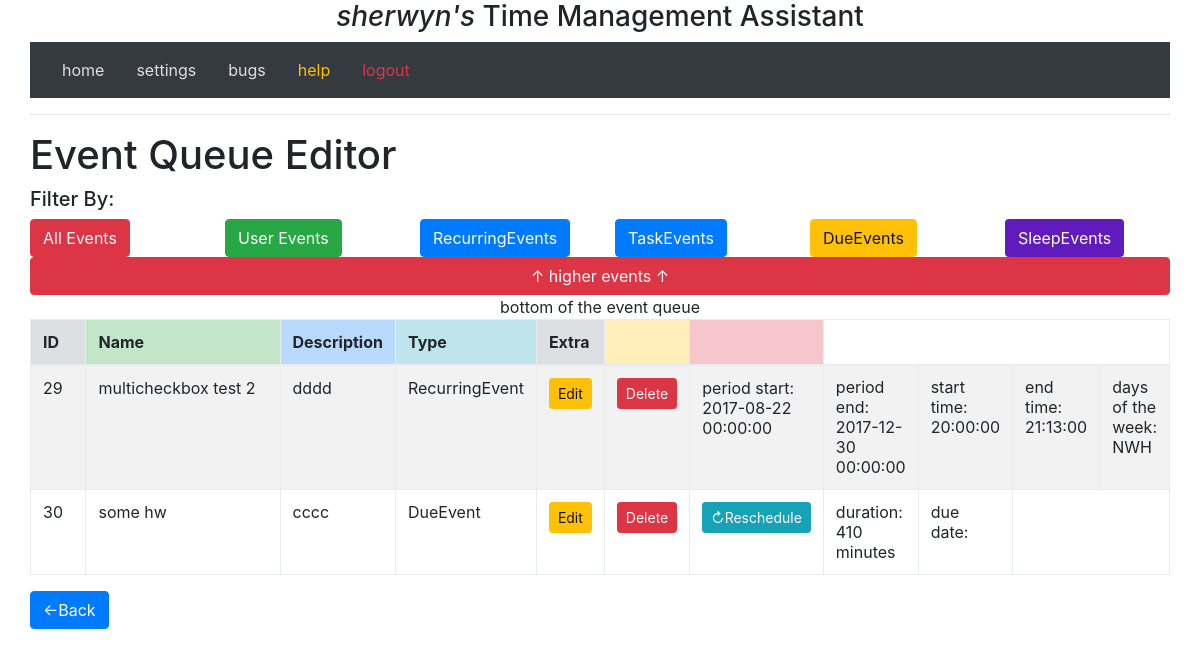
The app's page /edit_queue/2?filt= (signed in), older data.
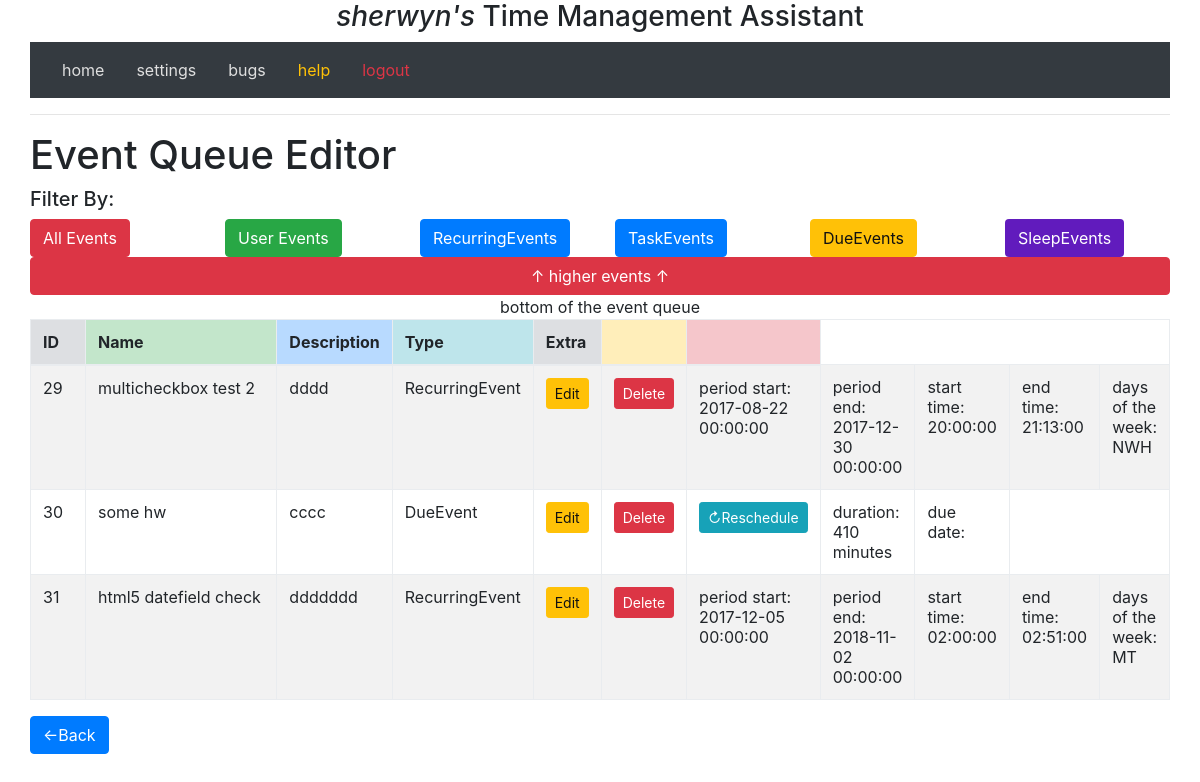
The same page, newer data.
### project/models.py (models this page shows, shortened)
class User(UserMixin, db.Model):
    __tablename__ = 'users'
    id       = db.Column(db.Integer, primary_key=True, unique=True)
    nickname = db.Column(db.String(64), nullable=True, index=True, unique=False)
    email    = db.Column(db.String(256), nullable=False, unique=True)
    phone    = db.Column(db.String(256), nullable=True,index=True, unique=False)
    cellphone_provider = db.Column(db.String(256), nullable=True, index=True, unique=False)
    reminder_frequency = db.Column(db.Time, nullable=True, index=True, unique=False)
    last_reminder = db.Column(db.DateTime, nullable=True, index=True, unique=False)
    events  = db.relationship('UserEvent', backref='author', lazy='dynamic')
    scheduleevents = db.relationship('UserScheduleEvent', backref='author', lazy='dynamic')
    @property
    def is_authenticated(self):
        return True

class UserEvent(db.Model):
    __tablename__ = 'events'
    user_id = db.Column(db.Integer, db.ForeignKey('users.id'))
    id = db.Column(db.Integer, primary_key=True)
    type = db.Column(db.String(128), nullable=True, index=True, unique=False) # Event, RecurringEvent, TaskEvent, etc
    name    = db.Column(db.String(128), nullable=True, index=True, unique=False)
    desc    = db.Column(db.String(1024), nullable=True, index=True, unique=False)
    priority = db.Column(db.Integer, nullable=True, index=True, unique=False)
    start   = db.Column(db.DateTime)
    end     = db.Column(db.DateTime)
    taskEvent_done      = db.Column(db.Boolean)
    taskEvent_duration = db.Column(db.Integer)
    dueEvent_due = db.Column(db.DateTime)
    assignmentEvent_courseid = db.Column(db.String(64), nullable=True, unique=False)
    assignmentEvent_coursename = db.Column(db.String(64), nullable=True, unique=False)
    recEvent_period_start = db.Column(db.DateTime)
    recEvent_period_end   = db.Column(db.DateTime)
    recEvent_start_time   = db.Column(db.Time)
    recEvent_end_time     = db.Column(db.Time)
    recEvent_daystr       = db.Column(db.String(64), nullable=True, unique=False)

### project/views.py (the view)
@app.route('/edit_queue/', methods=['GET', 'POST'])
@app.route('/edit_queue/<int:page>', methods=['GET', 'POST'])
@login_required
def edit_queue(page=1):
    filt = request.args.get('filt')
    print("using filter %s" % filt)
    if filt in ('Event','RecurringEvent','TaskEvent','DueEvent','SleepEvent'):
        events = current_user.events.filter_by(type=filt).paginate(page,EVENTS_PER_PAGE, False)
    else:
        events = current_user.events.paginate(page, EVENTS_PER_PAGE, False)
    return render_template('edit_queue.html', event_queue=events)

### project/views.py (called while the page is built)
@login_manager.user_loader
def load_user(id):
    return User.query.get(int(id))

### project/templates/edit_queue.html
{% extends 'base.html' %}
{% block content %}
<h1>Event Queue Editor</h1>
    <h5>Filter By:</h5>
    <div class="row">
        <div class='col-sm'>
            <a class="btn btn-danger " role="button" href="{{ url_for('edit_queue') }}">All Events</a>
        </div>
        <div class='col-sm'>
            <a class="btn btn-success" role="button" href="{{ url_for('edit_queue', filt='Event') }}">User Events</a>
        </div>
        <div class='col-sm'>
            <a class="btn btn-primary" role="button" href="{{ url_for('edit_queue', filt='RecurringEvent') }}">RecurringEvents</a>
        </div>
        <div class='col-sm'>
            <a class="btn btn-primary" role="button" href="{{ url_for('edit_queue', filt='TaskEvent') }}">TaskEvents</a>
        </div>
        <div class='col-sm'>
            <a class="btn btn-warning" role="button" href="{{ url_for('edit_queue', filt='DueEvent') }}">DueEvents</a>
        </div>
        <div class='col-sm'>
            <a class="btn btn-sample " role="button" href="{{ url_for('edit_queue', filt='SleepEvent') }}">SleepEvents</a>
        </div>
    </div>
{% if event_queue.items|length < 1 %}
<p>Nothing on the queue!</p>
{% else %}
<center>
    <div>
        {% if event_queue.has_prev %}
            <a class=" btn btn-danger btn-space btn-block" role="button" href="{{ url_for('edit_queue', filt=filt, page=event_queue.prev_num) }}">↑ higher events ↑</a>
        {% else %}
        <div>top of the event queue</div>
        {% endif %}
    </div>
    <div>
        {% if event_queue.has_next %}
            <a class="btn btn-primary btn-space btn-block" role="button" href="{{ url_for('edit_queue', filt=filt, page=event_queue.next_num) }}">↓ lower events ↓</a>
        {% else %}
            <div>bottom of the event queue</div>
        {% endif %}
    </div>
<table class="table table-striped table-bordered">
    <thead>
        <th class="col-sm-2 table-secondary"   >ID</th>
        <th class="table-success"   >Name</th>
        <th class="table-primary"   >Description</th>
        <th class="table-info"      >Type</th>
         <th class="table-secondary">Extra</th>
        <th class="table-warning"   ></th>
        <th class="table-danger"   ></th>
    </thead>
    <tbody data-link="row">
        {% for e in event_queue.items %}
        <tr>
            <td class="col-sm-2">{{ e.id }}</td>
            <td class="col">{{ e.name }}</td>
            <td class="col">{{ e.desc }}</td>
            <td class="col">{{ e.type }}</td>
            <td class="col-sm"><a href="{{ url_for('edit_event', id=e.id) }}" class="btn btn-sm btn-warning" role="button">Edit</a></td>
            <td class="col-sm"><a href="{{ url_for('delete_event', id=e.id) }}" class="btn btn-sm btn-danger" role="button">Delete</a></td>
          {% if e.type == "Event" %}
            <td class="col">{{ e.start }}</td>
            <td class="col">{{ e.end }}</td>
            {% elif e.type == "RecurringEvent" or e.type == "SleepEvent" %}
            <td class="col">period start: {{ e.recEvent_period_start }}</td>
            <td class="col">period end: {{ e.recEvent_period_end }}</td>
            <td class="col">start time: {{ e.recEvent_start_time }}</td>
            <td class="col">end time: {{ e.recEvent_end_time }}</td>
            <td class="col">days of the week: {{ e.recEvent_daystr }}</td>
            {% elif e.type == "TaskEvent" or e.type == "DueEvent" %}
            <td class="col-sm"><a href="{{ url_for('reschedule_task', id=e.id) }}" class="btn btn-sm btn-info" role="button">↻Reschedule</a></td>
            <td class="col">duration: {{ e.taskEvent_duration }} minutes</td>
            {% if e.type == "DueEvent" %}
            <td class="col">due date: {{ dueEvent_due }}</td>
            {% endif %}
            {% endif %}
        </tr>
        {% endfor %}
    </tbody>
</table>
</center>
{% endif %}
<a class="btn btn-primary btn-space" role="button" href="{{ url_for('index') }}">←Back</a>
{% endblock %}

### project/templates/base.html (shortened to what this page needs)
<html>
    <head>
        <link href="/static/css/bootstrap.min.css" rel="stylesheet" media="screen">
        <link href="/static/css/custom.css" rel="stylesheet" media="screen">
    </head>
    <body>
        <div class="container">
            <center><h3>{% if current_user.is_authenticated %}<span class="font-italic">{{ current_user.nickname }}'s </span>{% endif %}<span class="font-bold">Time Management Assistant</span></h3></center>
            <nav class="navbar navbar-expand-lg navbar-light bg-dark">
                <a class='nav-link' href="{{ url_for('index') }}">home</a>
                {% if current_user.is_authenticated %}
                <a class='nav-link' href="{{ url_for('edit') }}">settings</a>
                {% endif %}
                <a class='nav-link' href="https://gitreports.com/issue/ika-musuko/tma/">bugs</a>
                <a class='nav-link' href="{{ url_for('help') }}"><span class="text-warning">help</span></a>
                {% if current_user.is_authenticated %}
                <a class='nav-link' href="{{ url_for('logout') }}"><span class="text-danger">logout</span></a>
                {% else %}
                <a class='nav-link' href="{{ url_for('login') }}"><span class="text-success">login</span></a>
                {% endif %}
            </nav>
        <hr>
        <div class="container">
            <div class="content">
                {% block content %}
                {% endblock %}
            </div>
        </div>
    </body>
</html>

### project/static/css/custom.css (style rules this page uses)
.content { padding: 0px 0px; }
.container { border-radius: 6px; padding: 0px; }
.navbar a:link { color: #dfdfdf; text-decoration: none; }
.btn-sample { color: #ffffff; background-color: #611BBD; }

Row changes from the older to the newer data that the page shows:
added UserEvent: id "31", name "html5 datefield check", desc "ddddddd", type "RecurringEvent", recEvent_period_start "2017-12-05 00:00:00", recEvent_period_end "2018-11-02 00:00:00", recEvent_start_time "02:00:00", recEvent_end_time "02:51:00", recEvent_daystr "MT"
